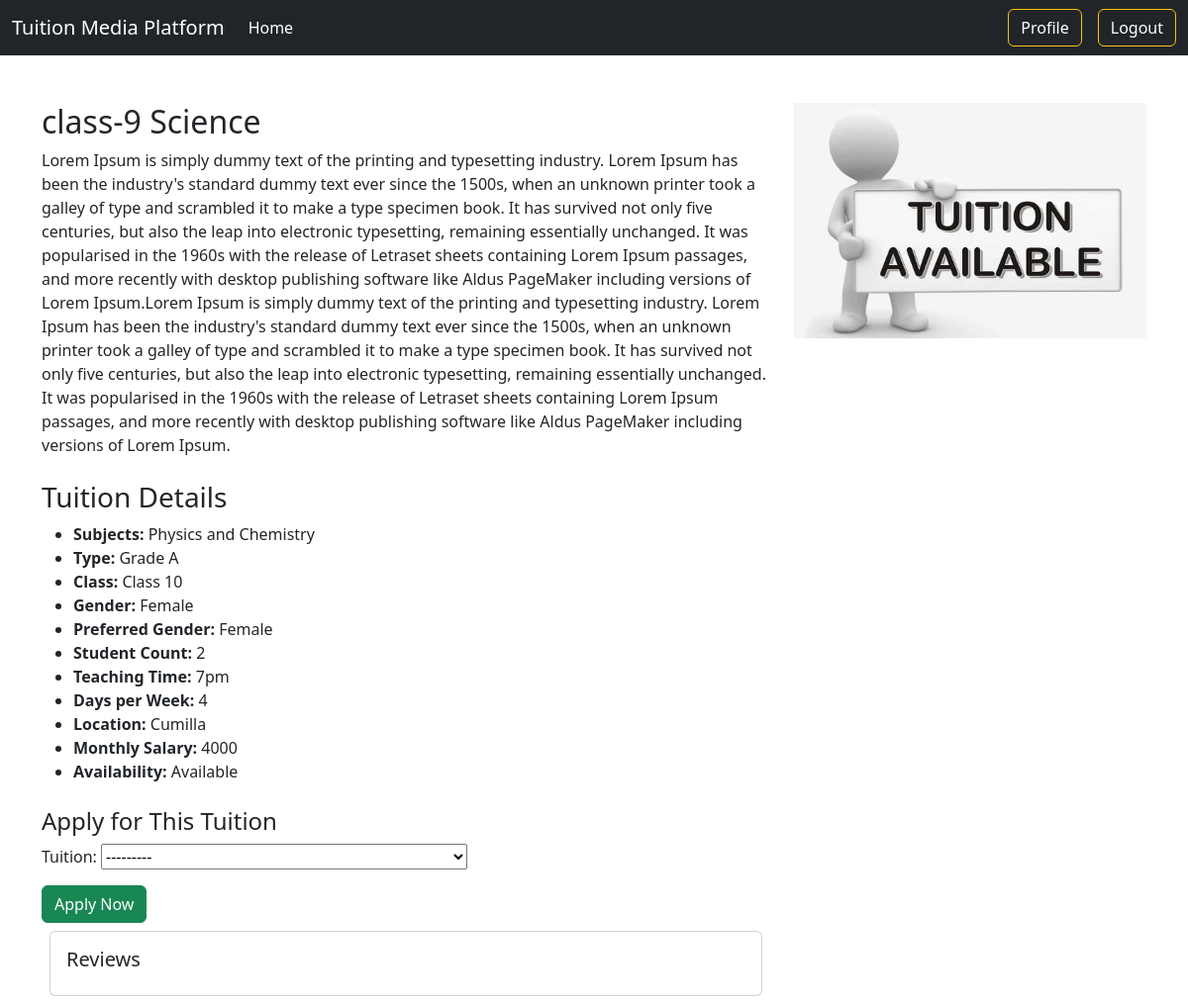
/tuitions/1/ (signed in), run on the app's committed database.
### tuitions/models.py (models this page shows)
class Tuition(models.Model):
    admin = models.ForeignKey(User, on_delete=models.CASCADE)
    title = models.CharField(max_length=200)
    description = models.TextField()
    subjects = models.CharField(max_length=1000, null=False, verbose_name='Subjects')
    type = models.CharField(max_length=200, null=False, verbose_name='Type')
    grade = models.CharField(max_length=200, null=False, verbose_name='Class', choices=CLASS_CHOICES)
    gender = models.CharField(max_length=10, choices=GENDER_TYPE)
    pref_gender = models.CharField(max_length=20, choices=GENDER_TYPE, verbose_name='Preferred Gender')
    student_count = models.IntegerField(verbose_name='Student Count')
    teaching_time = models.CharField(max_length=200, verbose_name='Teaching Time')
    days_per_week = models.IntegerField(null=False, verbose_name='How many days a week')
    location = models.CharField(max_length=1000, null=False, verbose_name='Location')
    monthly_salary = models.IntegerField(null=False, verbose_name='Monthly Salary')
    availability = models.BooleanField(default=True)
    def __str__(self):
        return self.title

### tuitions/views.py (the view, shortened to what this page needs)
# urls.py: path('tuitions/<int:pk>/', TuitionDetailView.as_view(), name='tuition-detail'),
class TuitionDetailView(DetailView):
    model = Tuition
    template_name = 'tuitions/tuition_detail.html'
    context_object_name = 'tuition'
    form_class = TuitionApplicationForm
    def get_context_data(self, **kwargs):
        context = super().get_context_data(**kwargs)
        tuition = self.object
        reviews = tuition.reviews.all()
        review_form = TuitionReviewForm()
        application_form = TuitionApplicationForm(user=self.request.user, tuition=tuition)
        user_has_applied = (
            self.request.user.is_authenticated and
            TuitionApplication.objects.filter(user=self.request.user, tuition=tuition).exists()
        )
        user_has_accepted_tuition = (
            user_has_applied and
            TuitionApplication.objects.get(user=self.request.user, tuition=tuition).is_accepted
        )
        context['reviews'] = reviews
        context['review_form'] = review_form
        context['application_form'] = application_form
        context['user_has_applied'] = user_has_applied
        context['user_has_accepted_tuition'] = user_has_accepted_tuition
        return context

### tuitions/forms.py
class TuitionReviewForm(forms.ModelForm):
    class Meta:
        model = TuitionReview
        fields = ['review_text']

class TuitionApplicationForm(forms.ModelForm):
    class Meta:
        model = TuitionApplication
        fields = ['tuition']
    def __init__(self, *args, user=None, tuition=None, **kwargs):
        super().__init__(*args, **kwargs)
        self.user = user
        self.tuition = tuition

### tuitions/templates/tuitions/tuition_detail.html (shortened to what this page needs)
{% extends 'base.html' %}
{% load static %}
{% block content %}
  <div class="container mt-5">
    <div class="row">
      <div class="col-md-8">
        <h2>{{ tuition.title }}</h2>
        <p>{{ tuition.description }}</p>
        <h3 class="mt-4">Tuition Details</h3>
        <ul>
          <li><strong>Subjects:</strong> {{ tuition.subjects }}</li>
          <li><strong>Type:</strong> {{ tuition.type }}</li>
          <li><strong>Class:</strong> {{ tuition.grade }}</li>
          <li><strong>Gender:</strong> {{ tuition.get_gender_display }}</li>
          <li><strong>Preferred Gender:</strong> {{ tuition.get_pref_gender_display }}</li>
          <li><strong>Student Count:</strong> {{ tuition.student_count }}</li>
          <li><strong>Teaching Time:</strong> {{ tuition.teaching_time }}</li>
          <li><strong>Days per Week:</strong> {{ tuition.days_per_week }}</li>
          <li><strong>Location:</strong> {{ tuition.location }}</li>
          <li><strong>Monthly Salary:</strong> {{ tuition.monthly_salary }}</li>
          <li><strong>Availability:</strong> {% if tuition.availability %}Available{% else %}Not Available{% endif %}</li>
        </ul>
        {% if user.is_authenticated and not user_has_applied %}
          <h4 class="mt-4">Apply for This Tuition</h4>
          <form method="post" action="{% url 'tuitions:tuition-detail' pk=tuition.id %}">
            {{ application_form.as_p }}
            <button type="submit" class="btn btn-success">Apply Now</button>
          </form>
        {% endif %}
        <div class="card m-2">
          <h5 class="p-3">Reviews</h5>
        </div>
      </div>
      <div class="col-md-4">
        <img src="{% static 'tu.jpeg' %}" class="img-fluid" alt="Tuition Image">
      </div>
    </div>
  </div>
{% endblock %}

### templates/base.html (shortened to what this page needs)
<!DOCTYPE html>
<html lang="en">
<head>
  <link rel="stylesheet" href="https://cdn.jsdelivr.net/npm/bootstrap@5.3.2/dist/css/bootstrap.min.css"
>
</head>
<body>
  <nav class="navbar navbar-expand-lg navbar-dark bg-dark">
    <div class="container-fluid">
      <a class="navbar-brand" href="{% url 'homepage' %}">Tuition Media Platform</a>
      <div class="collapse navbar-collapse" id="navbarSupportedContent">
        <ul class="navbar-nav me-auto mb-2 mb-lg-0">
          <li class="nav-item">
            <a class="nav-link active" aria-current="page" href="{% url 'homepage' %}">Home</a>
          </li>
        </ul>
        <div class="d-flex">
          {% if user.is_authenticated %}
            <div class="navbar-nav ml-auto">
              <a href="{% url 'profile' %}" class="btn btn-outline-warning text-white mx-3" type="submit">Profile</a>
              <a href="{% url 'logout' %}" class="btn btn-outline-warning text-white" type="submit">Logout</a>
          {% else %}
            <a href="{% url 'signup' %}" class="btn btn-outline-success mx-3 text-white">Sign Up</a>
            <a href="{% url 'login' %}" class="btn btn-outline-warning text-white" type="submit">Login</a>
          {% endif %}
        </div>
      </div>
    </div>
  </nav>
  {% block content %}{% endblock %}
</body>
</html>

### data on the page
Tuition: title "class-9 Science", description "Lorem Ipsum is simply dummy text of the printing and typesetting industry. Lorem Ipsum has been the industry's standard dummy text ever since the 1500s, when an unknown printer took a galley of type and scrambled it to make a type specimen book. It has survived not only five centuries, but also the leap into electronic typesetting, remaining essentially unchanged. It was popularised in the 1960s with the release of Letraset sheets containing Lorem Ipsum passages, and more recently with desktop publishing software like Aldus PageMaker including versions of Lorem Ipsum.Lorem Ipsum is simply dummy text of the printing and typesetting industry. Lorem Ipsum has been the industry's standard dummy…", subjects "Physics and Chemistry", type "Grade A", grade "Class 10", gender "Female", pref_gender "Female", student_count "2", teaching_time "7pm", days_per_week "4", location "Cumilla", monthly_salary "4000"
